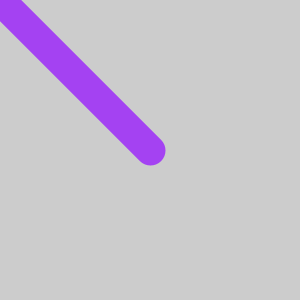
Frame 1 (no input)
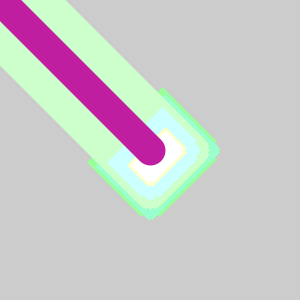
Frame 60 (the mouse pressed at the canvas centre just before this capture)
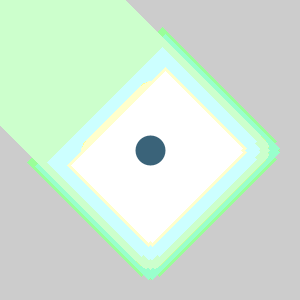
Frame 120 (the mouse held since frame 60 and released just before this capture)

The Processing sketch that drew these frames (run headless with seeded random() and noise(); from frame 60 on, the mouse is pressed at the canvas centre):

// Processing sketch: processing_108721
// ── processing_108721.pde

void setup()
{
  size (300,300);
  //background(255,232,236);
}
void draw()
{
  
  strokeWeight(30);
  stroke(random(255),random(255),random(255));
  //filter(BLUR);
  filter(POSTERIZE,6);
  filter(DILATE);
  line(150,150,mouseX,mouseY);
  
  
}
